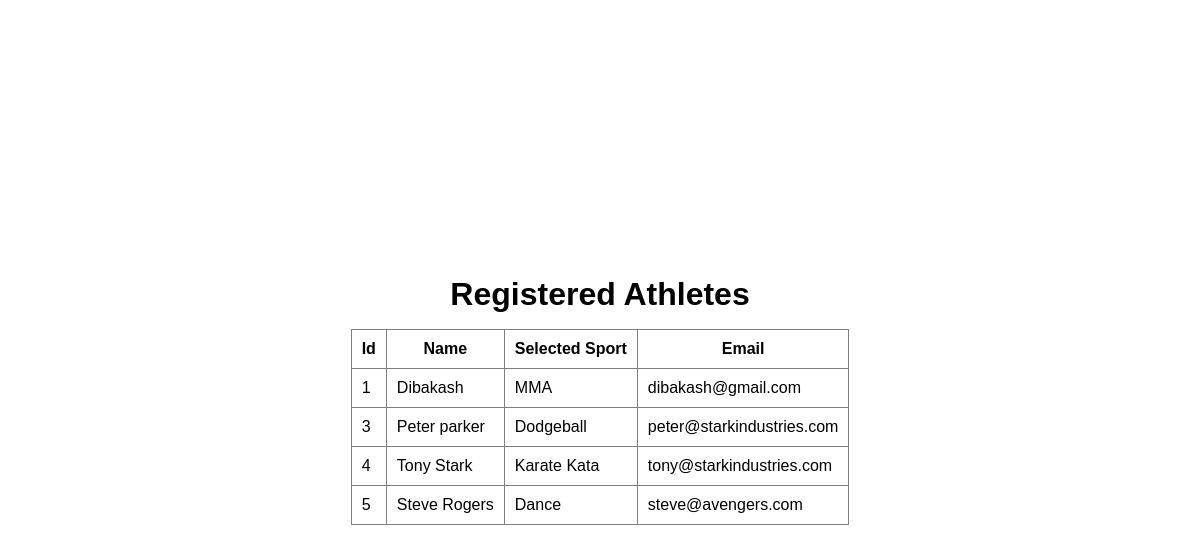
Screenshot of /registrants with the database file from the repository.
### tables this page shows
CREATE TABLE registrants(id INTEGER, name TEXT NOT NULL, email TEXT NOT NULL, sport TEXT NOT NULL, PRIMARY KEY(id));

### app.py (the view)
@app.route("/registrants")
def registrants():
    registrants = db.execute("SELECT * FROM registrants")
    return render_template("registrants.html", registrants=registrants)

### templates/registrants.html
{% extends "layout.html" %}
{% block body %}
<main>
  <h1>Registered Athletes</h1>
  <table>
    <thead>
      <tr>
        <th>Id</th>
        <th>Name</th>
        <th>Selected Sport</th>
        <th>Email</th>
      </tr>
    </thead>
    <tbody>
      {% for registrant in registrants %}
      <tr>
        <td>{{registrant.id}}</td>
        <td>{{registrant.name}}</td>
        <td>{{registrant.sport}}</td>
        <td>{{registrant.email}}</td>
      </tr>
      {% endfor %}
    </tbody>
  </table>
</main>
{% endblock %}

### templates/layout.html (shortened to what this page needs)
<!DOCTYPE html>
<html lang="en">
  <head>
    <link
      rel="stylesheet"
      href="{{url_for('static', filename='styles/main.css')}}"
    />
  </head>
  <body>
    {% block body %} {% endblock %}
  </body>
</html>

### static/styles/main.css (style rules this page uses)
body, main { font-family: "Gill Sans", "Gill Sans MT", Calibri, "Trebuchet MS", sans-serif; width: 100vw; height: 100vh; display: grid; justify-items: center; align-items: center; align-content: center; gap: 1em; }
table { border-collapse: collapse; border: 1px solid black; }
tr, td, th { border: 1px solid gray; padding: 10px; }

### rows the page displays
registrants: id "1", name "Dibakash", sport "MMA", email "dibakash@gmail.com"
registrants: id "3", name "Peter parker", sport "Dodgeball", email "peter@starkindustries.com"
registrants: id "4", name "Tony Stark", sport "Karate Kata", email "tony@starkindustries.com"
registrants: id "5", name "Steve Rogers", sport "Dance", email "steve@avengers.com"
